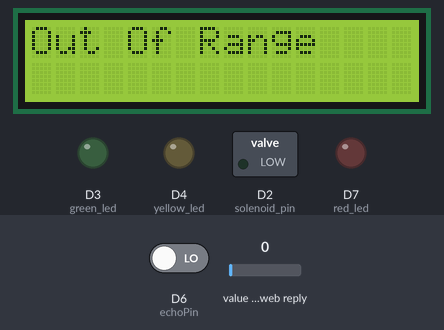
The sketch below on a simulated ESP8266 (NodeMCU). Shown: 16×2 character LCD, switched loads named in the sketch (green lamp = pin HIGH), output pins drawn as LEDs (lit = HIGH). Inputs (shaded band) come from the test bench; at power-on: value in the web reply 0, D6 (echoPin) LOW. WiFi joins after 1.5 s; servers stay silent unless stated; web services answer with replies made up by the test bench; what the sketch prints to the serial monitor is not drawn.

Above: at 1.6 s.
1.7 s: value in the web reply set to 2
At 4.7 s:
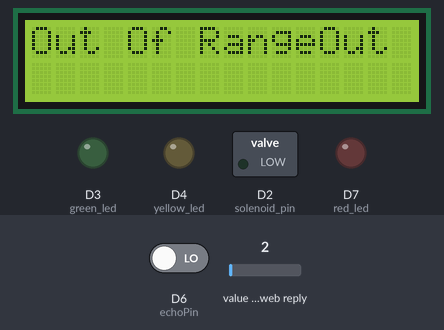
At 8.4 s:
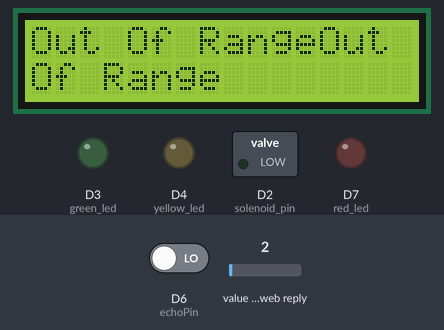
Timing chart, 0 to 9.9 s (numbered marks = the images above; inputs shaded):
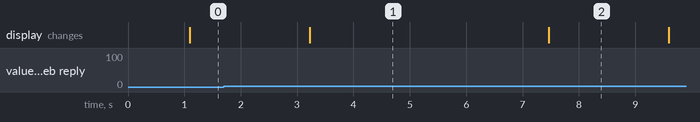

Measured:
- after the input at 1.7 s, the display: changes after 1.5 s (image 1)
- what the display in image 1 shows lasts 4.3 s, from 3.2 s to 7.5 s

The sketch:

SMARTBOTTLEWITH_ULTRASONIC.ino
```cpp
#include <ESP8266WiFi.h>;

#include <WiFiClient.h>;

#include <ThingSpeak.h>;
#include <LiquidCrystal.h>

#include <LiquidCrystal_I2C.h>


LiquidCrystal_I2C lcd(0x27, 16, 2);

const char* ssid = "Uttu"; //Your Network SSID

const char* password = "aaaaaaaa"; //
WiFiClient client;

unsigned long channel = 963032; //Your Channel Number (Without Brackets)

const char * myWriteAPIKey = "8ILP2Q7I2L1QSOVT"; //Your Write API Key

const int pingPin = D5; // Trigger Pin of Ultrasonic Sensor
const int echoPin = D6; // Echo Pin of Ultrasonic Sensor
int value1=200;
int value2=15;
int value3=100;
// Defining led pins

#define green_led D3
#define yellow_led D4
#define red_led D7

int L; // total_length of bottle


// Solenoid Valve

int solenoid_pin = 4;

void setup() {
   Serial.begin(9600); // Starting Serial Terminal
   lcd.begin(16,2);


  // Turn on the backlight.
  lcd.backlight();
  lcd.setCursor(0, 0);

   pinMode(green_led,OUTPUT);
   pinMode(yellow_led,OUTPUT);
   pinMode(red_led,OUTPUT);
   pinMode(solenoid_pin,OUTPUT);

   digitalWrite(green_led,LOW);
   digitalWrite(yellow_led,LOW);
   digitalWrite(red_led,LOW);

   digitalWrite(solenoid_pin,LOW);

delay(10);

// Connect to WiFi network

WiFi.begin(ssid, password);
ThingSpeak.begin(client);
}

void loop() {
   /*long duration, inches, cm;
   pinMode(pingPin, OUTPUT);
   digitalWrite(pingPin, LOW);
   delayMicroseconds(2);
   digitalWrite(pingPin, HIGH);
   delayMicroseconds(10);
   digitalWrite(pingPin, LOW);
   pinMode(echoPin, INPUT);
   duration = pulseIn(echoPin, HIGH);
   inches = microsecondsToInches(duration);
   cm = microsecondsToCentimeters(duration);
   Serial.print(inches);
   Serial.print("in, ");
   Serial.print(cm);
   Serial.print("cm");
   Serial.println();
   delay(1000);*/


 long distance, duration,inches,cm;

  digitalWrite(pingPin,LOW);
  delay(2);
  digitalWrite(pingPin,HIGH);
  delay(10);
  digitalWrite(pingPin,LOW);

  duration = pulseIn(echoPin,HIGH);
  distance = ((duration/2)/29.1);

  if(distance >= value1 || distance < value3)
  {
  Serial.print("OUT OF RANGE");
  lcd.print("Out Of Range");

  }

  else
  {
   Serial.print(distance);
   cm = distance;
   inches = cm*2.54;


   ThingSpeak.writeField(channel, 1,cm, myWriteAPIKey); //Update in ThingSpeak

   // Setting of Led pins

   if( distance<value1 && distance>value3)
   {
    digitalWrite(green_led,HIGH);
    digitalWrite(yellow_led,HIGH);
    digitalWrite(red_led,HIGH);
   }

   else if( distance>value2 && distance<value3)
   {
   digitalWrite(yellow_led,HIGH);
   digitalWrite(red_led,HIGH);
    lcd.print("NORMAL");
   }

   else
   {
    while(distance < value2) // Running a while loop untill we get distance < l3
    {
    digitalWrite(red_led,HIGH);
    digitalWrite(solenoid_pin,HIGH);
    lcd.print("EMERGENCY");// Setting of solenoid valve OFF if we have
    delay(10);
    }
   }

  }
  delay(500);
   int emergency = ThingSpeak.readFloatField(channel,emergency);
   if(emergency == 1){

    digitalWrite(solenoid_pin, 1);
    lcd.print("EMERGENCY");
    digitalWrite(red_led,HIGH);
  }
  else if(emergency == 0){
    digitalWrite(solenoid_pin, 0);
    digitalWrite(red_led,LOW);


  }
  int Patient1 = ThingSpeak.readFloatField(channel,Patient1);
   if(Patient1 == 1){
    digitalWrite(green_led,LOW);
    lcd.print("presr-1.xxx   2.yy");

  }
  else if(Patient1 == 0){
     lcd.print("presr-1.pp   2.hyy");
    digitalWrite(yellow_led,LOW);


  }

}

/*long microsecondsToInches(long microseconds) {
   return microseconds / 74 / 2;
}

long microsecondsToCentimeters(long microseconds) {
   return microseconds / 29 / 2;
}*/
```
